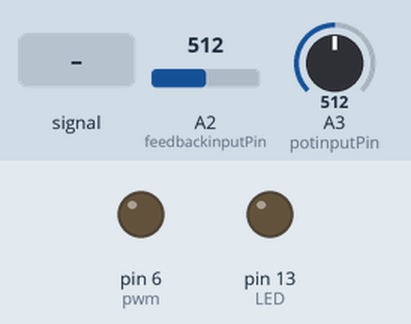
The sketch below on a simulated Arduino Uno, built with avr-gcc and run on an emulated ATmega328P. Parts: output pins drawn as LEDs (lit = HIGH). The test bench sets the inputs (shaded band); at power-on: A2 (feedbackinputPin) = 512, A3 (potinputPin) = 512. What the sketch prints to the serial monitor is not drawn.

Above: at 1.2 s.
1.3 s: A2 (feedbackinputPin) fed a 2 Hz sine of ±306 counts around its level
4.3 s: A2 (feedbackinputPin) set to 240
At 6.5 s:
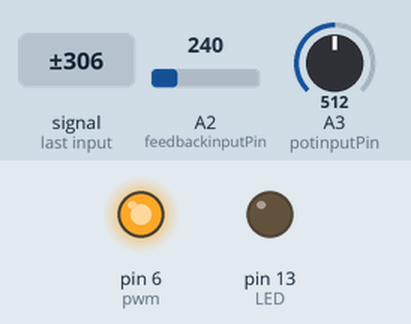
7.0 s: A3 (potinputPin) set to 480
8.5 s: A3 (potinputPin) set to 456
At 9.9 s:
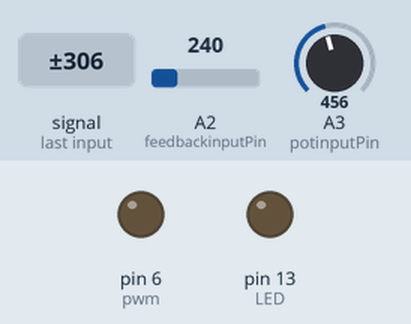
11.0 s: A2 (feedbackinputPin) set to 122
At 13.6 s:
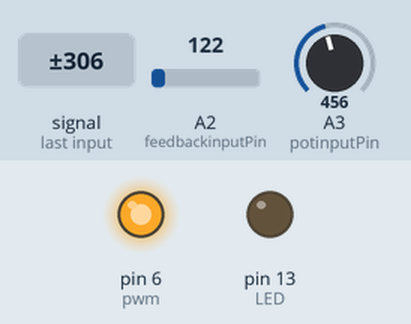
14.0 s: A2 (feedbackinputPin) set to 260
At 16.4 s:
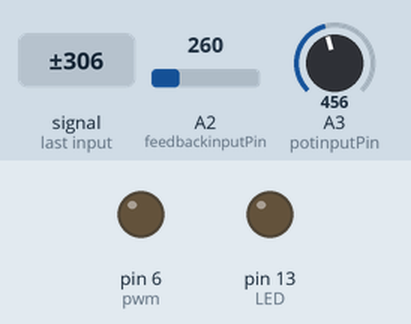
Timing chart, 0 to 17.5 s (numbered marks = the images above; inputs shaded):
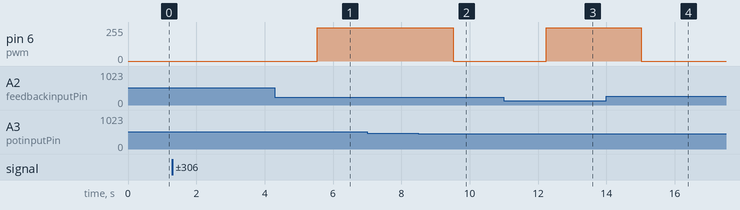

The sketch:

boostConv_V2Code.ino
```cpp
#define pwm 6
#define potinputPin A3
#define feedbackinputPin A2
#define LED 13

int potinputval;
int feedbackinputval;
float pwmval;

void setup() {
  Serial.begin(115200);
  //  TCCR0B = TCCR0B & B11111000 | B00000001;    // set timer 0 divisor to     1 for PWM frequency of 62500.00 Hz
  TCCR0B = TCCR0B & B11111000 | B00000010;    // set timer 0 divisor to     8 for PWM frequency of  7812.50 Hz
  //TCCR0B = TCCR0B & B11111000 | B00000011;    // set timer 0 divisor to    64 for PWM frequency of   976.56 Hz (The DEFAULT)
  //TCCR0B = TCCR0B & B11111000 | B00000100;    // set timer 0 divisor to   256 for PWM frequency of   244.14 Hz
  //TCCR0B = TCCR0B & B11111000 | B00000101;    // set timer 0 divisor to  1024 for PWM frequency of    61.04 Hz
  delay(100);
  pinMode(pwm, OUTPUT);
  pinMode(LED, OUTPUT);
  pinMode(potinputPin, INPUT);
  pinMode(feedbackinputPin, INPUT);
  digitalWrite(pwm, LOW);
  digitalWrite(LED, LOW);
  pwmval = 0;
}

void loop() {
  potinputval = readingpotinputval();
  feedbackinputval = readingfeedbackinputval();
  printval();

  //  if (analogRead(feedbackinputPin) > 421) {//750 =
  //    Serial.println("HERE");
  //    analogWrite(pwm, 105);
  //    digitalWrite(LED, HIGH);
  //    digitalWrite(LED, LOW);
  //  } else {
  //    Serial.println("~HERE");
  if (potinputval >= feedbackinputval) { //jika nilai potensio > feedback
    Serial.println("A");
    if (pwmval > 250) {
      Serial.println("A_a");
      potinputval = readingpotinputval();
      feedbackinputval = readingfeedbackinputval();
    } else {
      Serial.println("A_b");
      potinputval = readingpotinputval();
      feedbackinputval = readingfeedbackinputval();
      pwmval = pwmval + 0.5;
      analogWrite(pwm, pwmval);
    }
  }
  else { //jika nilai potensio < feedback
    Serial.println("B");
    if (pwmval <  0) {
      potinputval = readingpotinputval();
      feedbackinputval = readingfeedbackinputval();
    } else {
      potinputval = readingpotinputval();
      feedbackinputval = readingfeedbackinputval();
      pwmval = pwmval - 0.5;
      analogWrite(pwm, pwmval);
    }
  }
  //  }
}

int readingpotinputval() {
  int val = analogRead(potinputPin);
  val = map(val,  0, 1023, 0, 128);
  //  val = map(val, 1023,  0, 128, 0);
  return val;
}

int readingfeedbackinputval() {
  int val = analogRead(feedbackinputPin);
  val = map(val, 0, 1023,  0, 255);
  //  val = map(val, 1023,  0, 255, 0);
  return val;
}

void printval() {
  Serial.print(analogRead(potinputPin));
  Serial.print(" = ");
  Serial.print(potinputval);
  Serial.print("\t|\t");
  Serial.print(analogRead(feedbackinputPin));
  Serial.print(" = ");
  Serial.println(feedbackinputval);
}
```

Measured:
- the behaviour switches between 472 and 471 on A3 (potinputPin) (found by bisection; images 1 and 2)
- after the input at 4.3 s, pin 6 (pwm): 0/255 → 250/255 after 1.2 s
- after the input at 8.5 s, pin 6 (pwm): 250/255 → 0/255 after 1.0 s
- after the input at 11.0 s, pin 6 (pwm): 0/255 → 250/255 after 1.2 s
- after the input at 14.0 s, pin 6 (pwm): 250/255 → 0/255 after 1.0 s
